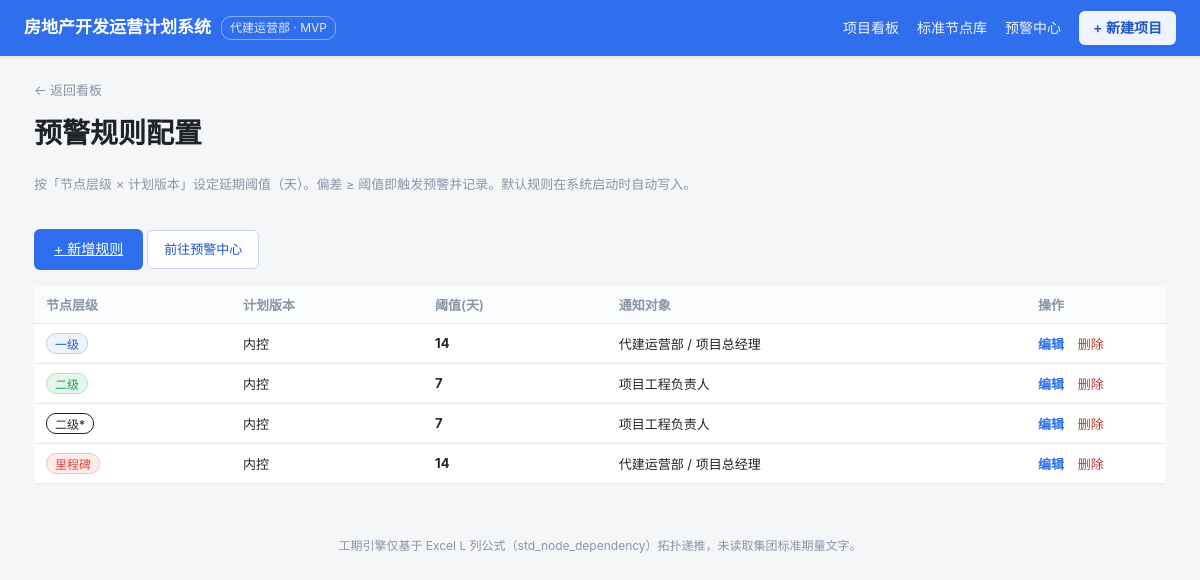
Before: /alert-rules with the older database file.
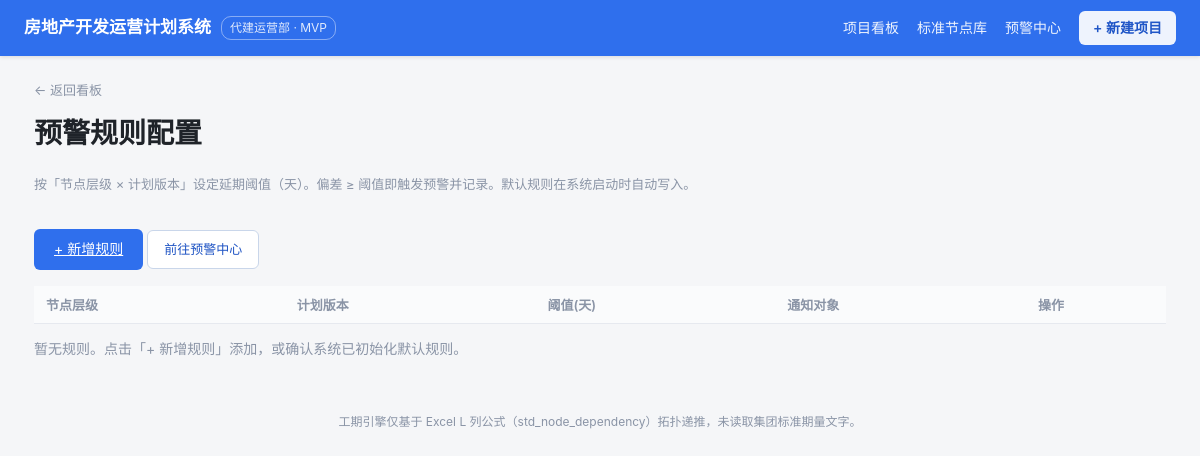
After: the same page with the newer database file.
### tables this page shows
CREATE TABLE "alert_rule" ("id" INTEGER PRIMARY KEY, "level" TEXT, "plan_type" TEXT, "threshold_days" INTEGER, "notify_target" TEXT);

### app/app.py (the view)
@app.route("/alert-rules")
def alert_rules():
    con = db(); cur = con.cursor()
    cur.execute("SELECT id,level,plan_type,threshold_days,notify_target FROM alert_rule ORDER BY plan_type,level")
    rules = [dict(r) for r in cur.fetchall()]
    cur.close(); con.close()
    return render_template("alert_rules.html", rules=rules, levels=LEVELS, plan_types=PLAN_TYPES)

### app/app.py (called while the page is built)
def db():
    return get_conn()

### db/dbconn.py (called while the page is built, shortened)
def _dict_factory(cursor, row):
    return {col[0]: row[i] for i, col in enumerate(cursor.description)}

def get_conn():
    con = sqlite3.connect(SQLITE_PATH, check_same_thread=False)
    con.row_factory = _dict_factory
    con.execute("PRAGMA journal_mode=DELETE")
    con.execute("PRAGMA busy_timeout=5000")
    return con

### app/templates/alert_rules.html (shortened to what this page needs)
<meta charset="UTF-8">{% extends "base.html" %}
{% block content %}
<a class="back" href="{{ url_for('dashboard') }}">← 返回看板</a>
<h1 style="margin-top:10px">预警规则配置</h1>
<div class="page-sub">按「节点层级 × 计划版本」设定延期阈值（天）。偏差 ≥ 阈值即触发预警并记录。默认规则在系统启动时自动写入。</div>
<div style="margin:16px 0">
  <a class="btn" href="{{ url_for('alert_rule_edit') }}">+ 新增规则</a>
  <a class="btn-ghost" href="{{ url_for('alert_center') }}">前往预警中心</a>
</div>
<table>
  <thead><tr><th>节点层级</th><th>计划版本</th><th>阈值(天)</th><th>通知对象</th><th style="width:140px">操作</th></tr></thead>
  <tbody>
  {% for r in rules %}
    <tr>
      <td><span class="lvtag lv-{{ r.level }}">{{ r.level }}</span></td>
      <td>{{ r.plan_type }}</td>
      <td><b>{{ r.threshold_days }}</b></td>
      <td>{{ r.notify_target or '—' }}</td>
      <td>
        <a class="lnk" href="{{ url_for('alert_rule_edit', rid=r.id) }}">编辑</a>
        <form method="post" action="{{ url_for('alert_rule_delete', rid=r.id) }}" style="display:inline" onsubmit="return confirm('确认删除该规则？关联预警记录也会一并删除。')">
          <button class="lnk-del" type="submit">删除</button>
        </form>
      </td>
    </tr>
  {% endfor %}
  </tbody>
</table>
{% if not rules %}<p class="muted">暂无规则。点击「+ 新增规则」添加，或确认系统已初始化默认规则。</p>{% endif %}
{% endblock %}

### app/templates/base.html (shortened to what this page needs)
<!DOCTYPE html>
<html lang="zh-CN">
<head>
<link href="{{ url_for('static', filename='style.css') }}" rel="stylesheet">
</head>
<body>
<header class="topbar">
  <div class="brand">房地产开发运营计划系统<span class="tag-ver">代建运营部 · MVP</span></div>
  <nav>
    <a href="{{ url_for('dashboard') }}">项目看板</a>
    <a href="{{ url_for('std_nodes') }}">标准节点库</a>
    <a href="{{ url_for('alert_center') }}">预警中心</a>
    <a class="btn-new" href="{{ url_for('new_project') }}">+ 新建项目</a>
  </nav>
</header>
<main class="container">
  {% block content %}{% endblock %}
</main>
<footer class="foot">工期引擎仅基于 Excel L 列公式（std_node_dependency）拓扑递推，未读取集团标准期量文字。</footer>
</body>
</html>

### app/static/style.css (style rules this page uses)
:root { --bg: #f5f6f8; --panel: #ffffff; --ink: #1f2329; --muted: #8a94a6; --line: #e6e9ef; --brand: #2f6fed; --brand-d: #1f54c4; --ok: #1f9d55; --warn: #e8820c; --crit: #d9483b; }
* { box-sizing: border-box; }
html, body { margin: 0; padding: 0; }
body { font-family: -apple-system, "Segoe UI", "PingFang SC", "Microsoft YaHei", sans-serif; background: var(--bg); color: var(--ink); font-size: 14px; line-height: 1.6; }
.topbar { display: flex; align-items: center; justify-content: space-between; height: 56px; padding: 0 24px; background: var(--brand); color: #fff; box-shadow: 0 1px 4px rgba(0,0,0,.12); }
.brand { font-size: 17px; font-weight: 700; display: flex; align-items: center; gap: 10px; }
.tag-ver { font-size: 12px; font-weight: 400; opacity: .85; border: 1px solid rgba(255,255,255,.5); padding: 1px 8px; border-radius: 10px; }
.topbar nav { display: flex; align-items: center; gap: 18px; }
.topbar nav a { color: #fff; text-decoration: none; opacity: .92; }
.btn-new { background: #fff; color: var(--brand-d) !important; padding: 6px 14px; border-radius: 6px; font-weight: 600; }
.container { max-width: 1180px; margin: 24px auto; padding: 0 24px; }
.foot { text-align: center; color: var(--muted); font-size: 12px; padding: 28px 0; }
table { width: 100%; border-collapse: collapse; background: var(--panel); margin-top: 14px; }
th, td { text-align: left; padding: 9px 12px; border-bottom: 1px solid var(--line); font-size: 13px; }
th { background: #fafbfc; color: var(--muted); font-weight: 600; }
.btn { display: inline-block; margin-top: 16px; background: var(--brand); color: #fff; border: none; padding: 9px 20px; border-radius: 6px; cursor: pointer; font-size: 14px; }
.muted { color: var(--muted); }
.page-sub { color: var(--muted); font-size: 13px; margin: 6px 0 18px; }
.back { color: var(--muted); text-decoration: none; font-size: 13px; }
.btn-ghost { display: inline-block; background: #fff; border: 1px solid #c9d6ea; color: var(--brand-d); padding: 8px 16px; border-radius: 6px; cursor: pointer; font-size: 13px; text-decoration: none; }

Changed rows visible on the page:
removed alert_rule: level "一级", plan_type "内控", threshold_days "14", notify_target "代建运营部 / 项目总经理"
removed alert_rule: level "二级", plan_type "内控", threshold_days "7", notify_target "项目工程负责人"
removed alert_rule: level "二级*", plan_type "内控", threshold_days "7", notify_target "项目工程负责人"
removed alert_rule: level "里程碑", plan_type "内控", threshold_days "14", notify_target "代建运营部 / 项目总经理"
Other visible differences:
text now shown: "暂无规则。点击「+ 新增规则」添加，或确认系统已初始化默认规则。"
